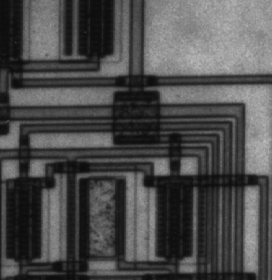
%> input picture Module 7/circuit.tif, 272 x 280 px
$ octave sample5.m   (GNU Octave 9; MATLAB toolbox functions it lacks are replaced by stand-ins)
%> lines starting %> are read from the running program, lines starting %| are printed output that depends on the picture; in (x1, y1, x2, y2) boxes, pixels count from 0 and x2, y2 are one past the last pixel; in counts of white or black regions, pixels touching at a corner belong together; the program's own positions count from 1
I = imread('circuit.tif');
%> I is the input picture: size 280x272 uint8; min 12, max 191, mean 76.3
imshow(I)
BW1 = edge(I,'Canny');
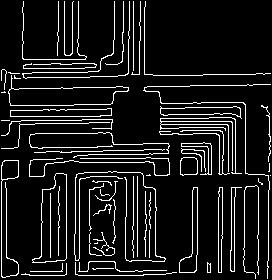
%> BW1: size 280x272 logical; 10% white in thin lines or dots
BW2 = edge(I,'Prewitt');
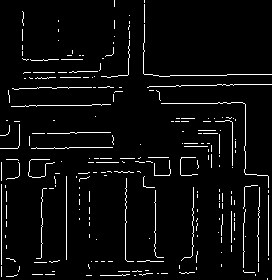
%> BW2: size 280x272 logical; 4.4% white in thin lines or dots
subplot (2,3,1), imshow(I)
subplot (2,3,2), imshow(BW1)
subplot (2,3,3), imshow(BW2)

$ run again, with Module 7/cameraman.tif copied over Module 7/circuit.tif
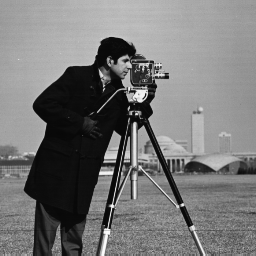
%> input picture Module 7/cameraman.tif, 256 x 256 px
%> I is the input picture: size 256x256 uint8; min 7, max 253, mean 118.7
%> `BW1 = edge(I,'Canny');`:
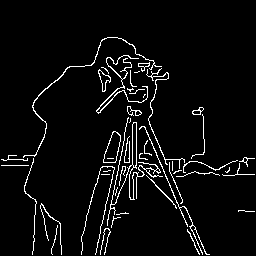
%> BW1: size 256x256 logical; 4.7% white in thin lines or dots, all inside (x1, y1, x2, y2) = (1, 37, 255, 255)
%> `BW2 = edge(I,'Prewitt');`:
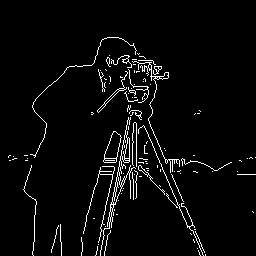
%> BW2: size 256x256 logical; 3.8% white in thin lines or dots, all inside (x1, y1, x2, y2) = (8, 37, 256, 256)
